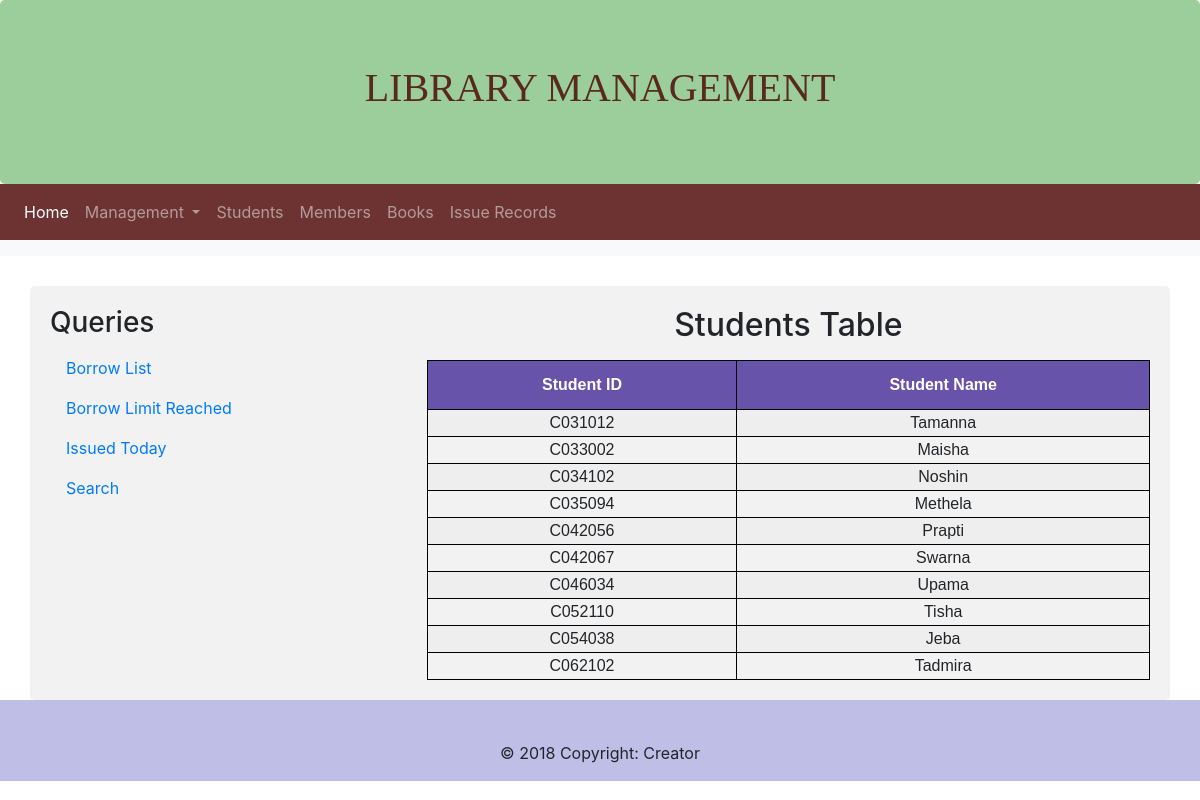
Page /students.php on the committed database.
### tables this page shows
CREATE TABLE `student` (
  `Stud_no` varchar(10) NOT NULL,
  `Stud_name` varchar(20) DEFAULT NULL
);

### students.php (the view, shortened to what this page needs)
<?php include "includes/db.php";?>
<?php include "includes/header.php"; ?>
<?php include "includes/navigation.php"; ?>
 <nav class="navbar navbar-expand-sm bg-light navbar-dark">
</nav>
<div class="container" style="margin-top:30px">
  <div class="row">
    <div class="col-sm-4">
      <h3>Queries</h3>
      <ul class="nav nav-pills flex-column">
        <li class="nav-item">
          <a class="nav-link" href="borrowList.php">Borrow List</a>
        </li>
        <li class="nav-item">
          <a class="nav-link" href="bookLimit.php">Borrow Limit Reached</a>
        </li>
        <li class="nav-item">
          <a class="nav-link" href="issuedToday.php">Issued Today</a>
        </li>
        <li class="nav-item">
          <a class="nav-link " href="search.php"> Search</a>
        </li>
      </ul>
    </div>
    <div class="col-sm-8">
    <?php
$sql = "SELECT * FROM Student";
$result = $con->query($sql) or die($con->error);
echo "<h2>Students Table</h2>";
echo "<center><table id='table' style='margin-top:1rem;'><tr><th>Student ID</th><th>Student Name</th>";
    while ($row = $result->fetch_assoc()) {
        echo "<tr><td>" . $row["Stud_no"]. "</td><td>" . $row["Stud_name"]. "</td>";
    }
echo "</table></center>";
?>
    </div>
  </div>
</div>
<?php include "includes/footer.php"?>

### css/style.css (style rules this page uses)
body { //background-image: linear-gradient(to right bottom, rgba(126, 213, 111, 0.8), rgba(40, 180, 133, 0.8)), url(../img/map3.svg); background-size: cover; background-position: top; position: relative; }
table, th, td { border: 1px solid black; }
.container { min-height: 400px; }
#table { font-family: "Trebuchet MS", Arial, Helvetica, sans-serif; border-collapse: collapse; width: 100%; text-align: center; }
#table tr:nth-child(even) { background-color: rgb(238, 238, 238); }
#table th { padding-top: 12px; padding-bottom: 12px; text-align: left; background-color: rgb(103, 84, 170); color: white; text-align: center; }
h2 { text-align: center; }

### css/formStyle.css (style rules this page uses)
.container { border-radius: 5px; background-color: #f2f2f2; padding: 20px; }
.row:after { content: ""; display: table; clear: both; }

### rows in the picture
student: Stud_no "C031012", Stud_name "Tamanna"
student: Stud_no "C033002", Stud_name "Maisha"
student: Stud_no "C034102", Stud_name "Noshin"
student: Stud_no "C035094", Stud_name "Methela"
student: Stud_no "C042056", Stud_name "Prapti"
student: Stud_no "C042067", Stud_name "Swarna"
student: Stud_no "C046034", Stud_name "Upama"
student: Stud_no "C052110", Stud_name "Tisha"
student: Stud_no "C054038", Stud_name "Jeba"
student: Stud_no "C062102", Stud_name "Tadmira"
